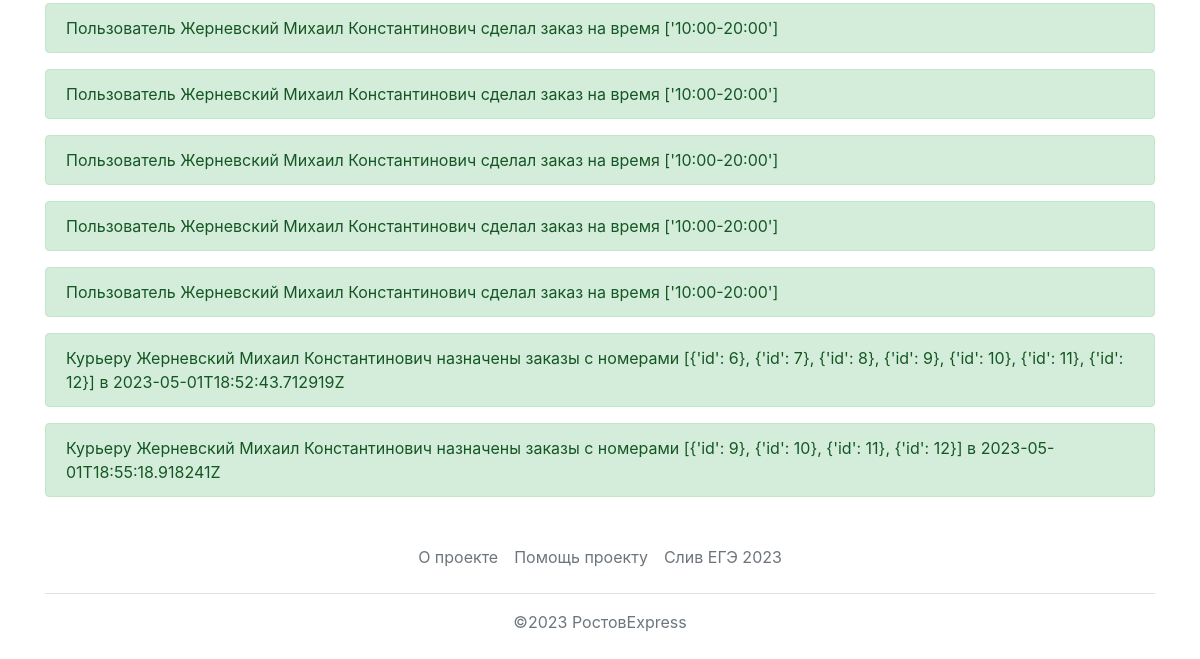
Page /history (signed in, lower part) on the earlier database version.
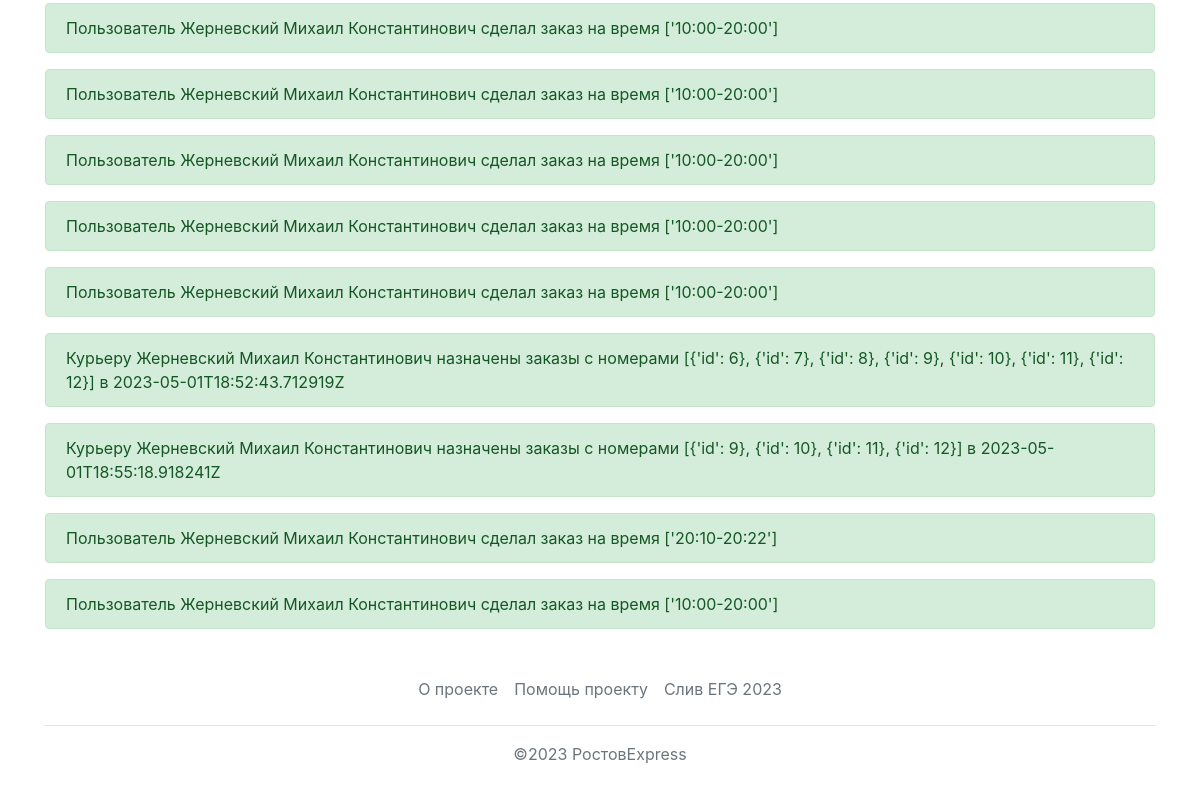
Same page on the later database version.
### data/records.py (models this page shows)
class Record(SqlAlchemyBase):
    __tablename__ = 'records'
    id = sqlalchemy.Column(sqlalchemy.Integer, primary_key=True, autoincrement=True)
    event = sqlalchemy.Column(sqlalchemy.String, nullable=True)

### main.py (the view)
@app.route("/history", methods=["GET"])
@login_required
def view_history():
    if current_user.user_type != 3:
        return redirect('/')
    db_sess = db_session.create_session()
    events = db_sess.query(Record).all()
    return render_template("history.html", items=events)

### data/db_session.py (called while the page is built)
def create_session() -> Session:
    global __factory
    return __factory()

### main.py (called while the page is built)
@login_manager.user_loader
def load_user(user_id):
    db_sess = db_session.create_session()
    return db_sess.query(User).get(user_id)

### templates/history.html (shortened to what this page needs)
{% extends "base.html" %}
{% block content %}
{% for item in items %}
<div>
    <div class="alert alert-success">
        {{item.event}}
    </div>
</div>
{% endfor %}
{% endblock %}

Differences in the rows shown:
added Record: event "Пользователь Жерневский Михаил Константинович сделал заказ на время ['20:10-20:22']"
added Record: event "Пользователь Жерневский Михаил Константинович сделал заказ на время ['10:00-20:00']"
